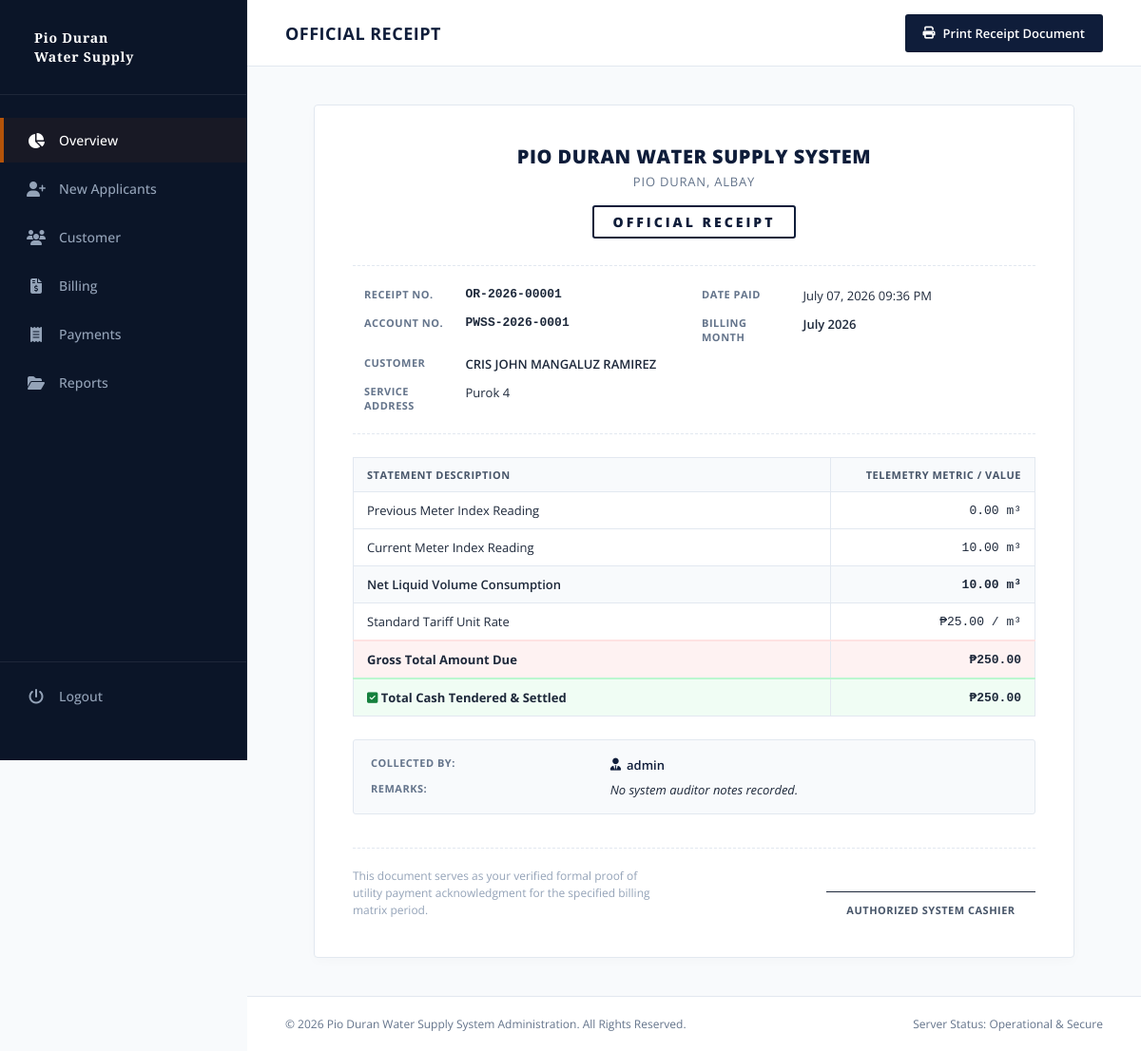
Screenshot of /pwss/official-receipt/1/ (signed in) with the database file from the repository.
### core/models.py (models this page shows, shortened)
class Payment(models.Model):
    billing = models.OneToOneField(
        Billing,
        on_delete=models.CASCADE,
        related_name="payment"
    )
    receipt_number = models.CharField(
        max_length=30,
        unique=True,
        blank=True
    )
    amount_paid = models.DecimalField(
        max_digits=10,
        decimal_places=2
    )
    payment_date = models.DateTimeField(
        default=timezone.now
    )
    received_by = models.ForeignKey(
        User,
        on_delete=models.SET_NULL,
        null=True
    )
    remarks = models.TextField(
        blank=True,
        null=True
    )
    created_at = models.DateTimeField(auto_now_add=True)

class Billing(models.Model):
    STATUS_CHOICES = (
        ('unpaid', 'Unpaid'),
        ('paid', 'Paid'),
    )
    customer = models.ForeignKey(
        Customer,
        on_delete=models.CASCADE,
        related_name="billings"
    )
    billing_month = models.DateField()
    previous_reading = models.DecimalField(
        max_digits=10,
        decimal_places=2
    )
    current_reading = models.DecimalField(
        max_digits=10,
        decimal_places=2
    )
    consumption = models.DecimalField(
        max_digits=10,
        decimal_places=2,
        editable=False
    )
    rate_per_cubic = models.DecimalField(
        max_digits=10,
        decimal_places=2,
        default=Decimal("25.00")
    )
    total_amount = models.DecimalField(
        max_digits=10,
        decimal_places=2,
        editable=False
    )
    due_date = models.DateField()
    status = models.CharField(
        max_length=20,
        choices=STATUS_CHOICES,
        default="unpaid"
    )
    created_at = models.DateTimeField(auto_now_add=True)

### customer/models.py (models this page shows, shortened)
class Customer(models.Model):
    STATUS_CHOICES = (
        ('pending', 'Pending'),
        ('active', 'Active'),
        ('inactive', 'Inactive'),
        ('decline', "Decline")
    )
    user = models.OneToOneField(
        User,
        on_delete=models.CASCADE,
        related_name="customer_profile"
    )
    fullname = models.CharField(max_length=200)
    email = models.EmailField(max_length=200)
    phone = models.CharField(max_length=20)
    address = models.TextField()
    image = models.ImageField(upload_to='customer_images/', null=True, blank=True)
    status = models.CharField(max_length=20, choices=STATUS_CHOICES, default='pending')
    is_active = models.BooleanField(default=False)
    account_number = models.CharField(max_length=20, unique=True, blank=True, null=True)

### accounts/models.py (models this page shows, shortened)
class User(AbstractUser):
    ROLE_CHOICES = (
        ('admin', 'Admin'),
        ('staff', 'Staff'),
        ('customer', 'Customer')
    )
    role = models.CharField(max_length=200, choices=ROLE_CHOICES, default='customer')

### core/views.py (the view)
# urls.py: path("official-receipt/<int:payment_id>/", views.official_receipt, name="official_receipt",),
@login_required
def official_receipt(request, payment_id):
    payment = get_object_or_404(
        Payment.objects.select_related(
            "billing",
            "billing__customer",
            "received_by"
        ),
        id=payment_id
    )
    return render(
        request,
        "admin/official_receipt.html",
        {
            "payment": payment
        }
    )

### core/templates/admin/official_receipt.html (shortened to what this page needs)
{% extends 'admin.html' %}
{% block content %}
<header class="top-navbar">
    <div class="page-title">
        <h1 id="current-view-title">Official Receipt</h1>
    </div>
    <div class="admin-profile no-print">
        <button class="btn-print-action" onclick="window.print()">
            <i class="fa-solid fa-print"></i> Print Receipt Document
        </button>
    </div>
</header>
<div class="workspace">
    <div class="receipt-container">
        <div class="receipt-header">
            <h2>PIO DURAN WATER SUPPLY SYSTEM</h2>
            <p class="utility-location">Pio Duran, Albay</p>
            <div class="document-badge">OFFICIAL RECEIPT</div>
        </div>
        <div class="info-matrix-section">
            <table class="receipt-info-table">
                <tr>
                    <td class="lbl">Receipt No.</td>
                    <td class="val font-mono font-bold color-navy">{{ payment.receipt_number }}</td>
                    <td class="lbl">Date Paid</td>
                    <td class="val">{{ payment.payment_date|date:"F d, Y h:i A" }}</td>
                </tr>
                <tr>
                    <td class="lbl">Account No.</td>
                    <td class="val font-mono font-semibold">{{ payment.billing.customer.account_number }}</td>
                    <td class="lbl">Billing Month</td>
                    <td class="val font-semibold">{{ payment.billing.billing_month|date:"F Y" }}</td>
                </tr>
                <tr>
                    <td class="lbl">Customer</td>
                    <td class="val font-semibold color-navy" colspan="3">{{ payment.billing.customer.fullname }}</td>
                </tr>
                <tr>
                    <td class="lbl">Service Address</td>
                    <td class="val text-muted" colspan="3">{{ payment.billing.customer.address }}</td>
                </tr>
            </table>
        </div>
        <div class="ledger-breakdown-section">
            <table class="billing-breakdown-table">
                <thead>
                    <tr>
                        <th>Statement Description</th>
                        <th style="text-align: right; width: 30%;">Telemetry Metric / Value</th>
                    </tr>
                </thead>
                <tbody>
                    <tr>
                        <td>Previous Meter Index Reading</td>
                        <td class="font-mono text-right">{{ payment.billing.previous_reading }} m³</td>
                    </tr>
                    <tr>
                        <td>Current Meter Index Reading</td>
                        <td class="font-mono text-right">{{ payment.billing.current_reading }} m³</td>
                    </tr>
                    <tr class="highlight-row">
                        <td class="font-semibold">Net Liquid Volume Consumption</td>
                        <td class="font-mono text-right font-bold color-navy">{{ payment.billing.consumption }} m³</td>
                    </tr>
                    <tr>
                        <td>Standard Tariff Unit Rate</td>
                        <td class="font-mono text-right text-muted">₱{{ payment.billing.rate_per_cubic }} / m³</td>
                    </tr>
                    <tr class="total-due-row">
                        <td class="font-bold">Gross Total Amount Due</td>
                        <td class="font-mono text-right font-bold color-red">₱{{ payment.billing.total_amount }}</td>
                    </tr>
                    <tr class="settled-row">
                        <td class="font-bold"><i class="fa-solid fa-square-check text-green"></i> Total Cash Tendered & Settled</td>
                        <td class="font-mono text-right font-bold color-green">₱{{ payment.amount_paid }}</td>
                    </tr>
                </tbody>
            </table>
        </div>
        <div class="audit-metadata-section">
            <table class="receipt-info-table simple-rows">
                <tr>
                    <td class="lbl" style="width: 20%;">Collected By:</td>
                    <td class="val font-semibold"><span class="cashier-tag"><i class="fa-solid fa-user-tie"></i> {{ payment.received_by.username }}</span></td>
                </tr>
                <tr>
                    <td class="lbl" style="width: 20%;">Remarks:</td>
                    <td class="val text-muted italic-text">
                        {% if payment.remarks %}
                            "{{ payment.remarks }}"
                        {% else %}
                            No system auditor notes recorded.
                        {% endif %}
                    </td>
                </tr>
            </table>
        </div>
        <div class="receipt-footer">
            <p class="legal-notice">This document serves as your verified formal proof of utility payment acknowledgment for the specified billing matrix period.</p>
            <div class="signature-block">
                <div class="signature-line"></div>
                <span class="signature-title">Authorized System Cashier</span>
            </div>
        </div>
    </div>
</div>
{% endblock %}

### core/templates/admin.html (shortened to what this page needs)
<!DOCTYPE html>
<html lang="en">
<head>
    <link rel="stylesheet" href="https://cdnjs.cloudflare.com/ajax/libs/font-awesome/6.4.0/css/all.min.css">
</head>
<body>
    <aside class="sidebar">
        <div class="sidebar-brand">
            <h2>Pio Duran<br>Water Supply</h2>
        </div>
        <ul class="sidebar-menu">
            <li class="menu-item active">
                <a href="{% url 'admin_dashboard' %}"><i class="fa-solid fa-chart-pie"></i> <span>Overview</span></a>
            </li>
            <li class="menu-item">
                <a href="{% url 'new_applicants' %}"><i class="fa-solid fa-user-plus"></i> <span>New Applicants</span></a>
            </li>
            <li class="menu-item">
                <a href="{% url 'customers' %}"><i class="fa-solid fa-users"></i> <span>Customer</span></a>
            </li>
            <li class="menu-item">
                <a href="{% url 'billing' %}"><i class="fa-solid fa-file-invoice-dollar"></i> <span>Billing</span></a>
            </li>
            <li class="menu-item">
                <a href="{% url 'payments' %}"><i class="fa-solid fa-receipt"></i> <span>Payments</span></a>
            </li>
            <li class="menu-item">
                <a href="{% url 'reports' %}"><i class="fa-solid fa-folder-open"></i> <span>Reports</span></a>
            </li>
            <li class="menu-item menu-logout">
                <a href="{% url 'logout_view' %}"><i class="fa-solid fa-power-off"></i> <span>Logout</span></a>
            </li>
        </ul>
    </aside>
    <main class="main-content">
        {% block content %}
        {% endblock %}
        <footer class="dashboard-footer">
            <p>© 2026 Pio Duran Water Supply System Administration. All Rights Reserved.</p>
            <p>Server Status: Operational & Secure</p>
        </footer>
    </main>
</body>
</html>

### core/templates/admin.html (style rules this page uses)
:root { --bg-navy: #0f1d3a; --sidebar-bg: #0b1528; --main-bg: #f8fafc; --card-bg: #ffffff; --primary-text: #1e293b; --secondary-text: #64748b; --accent-gold: #b45309; --border-classic: #e2e8f0; --accent-blue: #1d4ed8; --success-green: #15803d; }
* { margin: 0; padding: 0; box-sizing: border-box; font-family: 'Open Sans', sans-serif; }
body { background-color: var(--main-bg); color: var(--primary-text); display: flex; min-height: 100vh; overflow-x: hidden; }
.sidebar { width: 260px; background-color: var(--sidebar-bg); color: #ffffff; display: flex; flex-direction: column; border-right: 1px solid rgba(255, 255, 255, 0.05); position: fixed; height: 100vh; z-index: 10; }
.sidebar-brand { padding: 30px 24px; border-bottom: 1px solid rgba(255, 255, 255, 0.08); display: flex; align-items: center; gap: 12px; }
.sidebar-brand h2 { font-family: 'Cinzel', serif; font-size: 14px; font-weight: 700; letter-spacing: 0.8px; line-height: 1.4; color: #ffffff; }
.sidebar-menu { list-style: none; padding: 24px 0; display: flex; flex-direction: column; gap: 4px; flex-grow: 1; }
.menu-item a { display: flex; align-items: center; gap: 14px; padding: 14px 24px; color: #94a3b8; text-decoration: none; font-size: 14px; font-weight: 500; transition: all 0.2s ease; border-left: 4px solid transparent; }
.menu-item a:hover, .menu-item.active a { color: #ffffff; background-color: rgba(255, 255, 255, 0.03); }
.menu-item.active a { border-left-color: var(--accent-gold); background-color: rgba(180, 83, 9, 0.08); color: #ffffff; }
.menu-item i { font-size: 16px; width: 20px; text-align: center; }
.menu-logout { border-top: 1px solid rgba(255, 255, 255, 0.08); padding-top: 12px; margin-top: auto; margin-bottom: 20px; }
.main-content { margin-left: 260px; width: calc(100% - 260px); display: flex; flex-direction: column; min-height: 100vh; }
.top-navbar { background-color: var(--card-bg); height: 70px; border-bottom: 1px solid var(--border-classic); display: flex; align-items: center; justify-content: space-between; padding: 0 40px; }
.page-title h1 { font-size: 18px; font-weight: 700; color: var(--bg-navy); text-transform: uppercase; letter-spacing: 0.5px; }
.admin-profile { display: flex; align-items: center; gap: 12px; }
.workspace { padding: 40px; display: flex; flex-direction: column; gap: 30px; flex-grow: 1; }
.dashboard-footer { padding: 20px 40px; background-color: var(--card-bg); border-top: 1px solid var(--border-classic); display: flex; justify-content: space-between; align-items: center; font-size: 12px; color: var(--secondary-text); margin-top: auto; }

### rows the page displays
Payment: receipt_number "OR-2026-00001", payment_date "July 07, 2026 09:36 PM", billing.customer.account_number "PWSS-2026-0001", billing.billing_month "July 2026", billing.customer.fullname "CRIS JOHN MANGALUZ RAMIREZ", billing.customer.address "Purok 4", billing.previous_reading "0.00", billing.current_reading "10.00", billing.consumption "10.00", billing.rate_per_cubic "25.00", billing.total_amount "250.00", amount_paid "250.00", received_by.username "admin"
